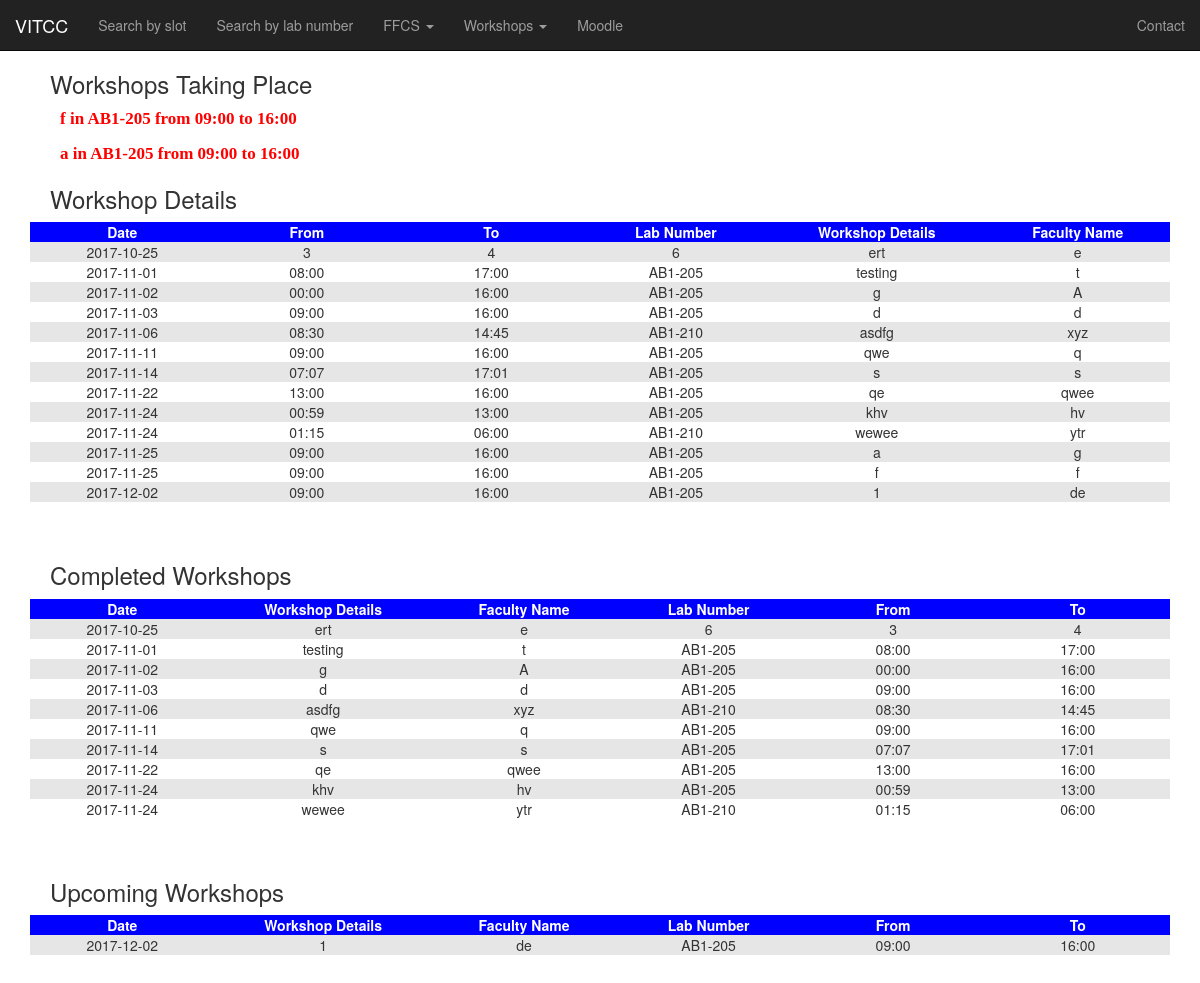
The page /stwk.php on the database as committed earlier.
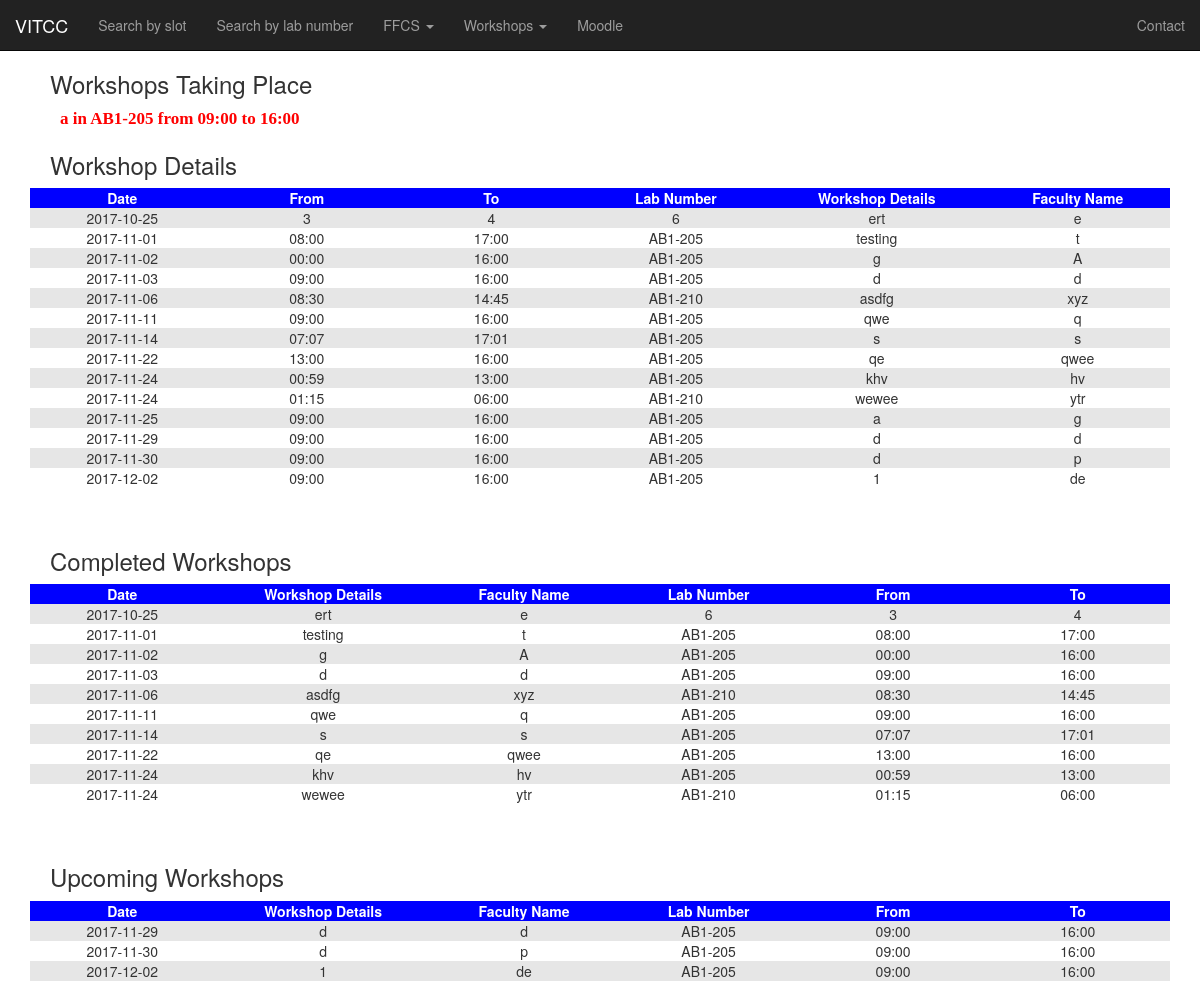
The same page on the database as committed later.
### tables this page shows
CREATE TABLE `workshop` (
  `name` varchar(25) NOT NULL,
  `no` varchar(10) NOT NULL,
  `dat` varchar(10) NOT NULL,
  `tfr` varchar(5) NOT NULL,
  `tto` varchar(5) NOT NULL,
  `det` varchar(100) NOT NULL,
  `sno` int(11) NOT NULL
);

### stwk.php (the view, shortened to what this page needs)
<?php
include "navbar.php";
?>
<!DOCTYPE html>
<html>
<head>
</head>
<body>
<nav class="navbar navbar-inverse navbar-static-top">
        <div class="container-fluid">
            <div class="navbar-header">
            <a href="http://chennai.vit.ac.in/" class="navbar-brand">VITCC</a>
        </div>
            <div class="collapse navbar-collapse" id="mainNavBar">
                <ul class="nav navbar-nav">
                    <li><a href="index.php">Search by slot</a></li>
                    <li><a href="dropdown.php">Search by lab number</a></li>
                    <li class="drdn">
                        <a href="#" class="dropdown-toggle" data-toggle="dropdown">FFCS <span class="caret"></span></a>
                    </li>
                    <li class="drdn">
                        <a href="#" class="dropdown-toggle" data-toggle="dropdown">Workshops <span class="caret"></span></a>
                    </li>
                    <li><a href="http://moodlecc.vit.ac.in">Moodle</a></li>
                </ul>
                <ul class="nav navbar-nav navbar-right">
                    <li><a href="contact.php">Contact</a></li>
                </ul>
            </div>
        </div>
</nav>
</body>
</html>
<?php
$conn=openCon();
$sd=(string)date('Y-m-d');
$a = "SELECT COUNT(*) FROM workshop WHERE dat='$sd'";
$result=mysqli_query($conn,$a);
$m=mysqli_fetch_array($result);
if($m[0]>0)
    include 'cur.php';
$a = "SELECT * FROM workshop ORDER BY dat,tfr,no";
$result=mysqli_query($conn,$a);
echo "<h3>Workshop Details</h3>";
echo "<div class='container'>
		<div class='table-responsive'>
		<table>
		<tr><th>Date</th><th>From</th><th>To</th><th>Lab Number</th><th>Workshop Details</th><th>Faculty Name</th>";
while($m=mysqli_fetch_array($result))
{
	echo "<tr><td>".$m['dat']."</td><td>".$m['tfr']."</td><td>".$m['tto']."</td><td>".$m['no']."</td><td>".$m['det']."</td><td>".$m['name']."</td></tr>";
}
echo "</table></div></div><br><br>";
$sd=(string)date('Y-m-d');
$a = "SELECT * FROM workshop WHERE dat<'$sd' ORDER BY dat,tfr,no";
$result=mysqli_query($conn,$a);
echo "<h3>Completed Workshops</h3>";
echo "<div class='container'>
		<div class='table-responsive'>
		<table>
		<tr><th>Date</th><th>Workshop Details</th><th>Faculty Name</th><th>Lab Number</th><th>From</th><th>To</th></tr>";
while($m=mysqli_fetch_array($result))
{
	echo "<tr><td>".$m['dat']."</td><td>".$m['det']."</td><td>".$m['name']."</td><td>".$m['no']."</td><td>".$m['tfr']."</td><td>".$m['tto']."</td></tr>";
}
echo "</table></div></div><br><br>";
$a = "SELECT * FROM workshop WHERE dat>'$sd' ORDER BY dat,tfr,no";
$result=mysqli_query($conn,$a);
echo "<h3>Upcoming Workshops</h3>";
echo "<div class='container'>
		<div class='table-responsive'>
		<table>
		<tr><th>Date</th><th>Workshop Details</th><th>Faculty Name</th><th>Lab Number</th><th>From</th><th>To</th></tr>";
while($m=mysqli_fetch_array($result))
{
	echo "<tr><td>".$m['dat']."</td><td>".$m['det']."</td><td>".$m['name']."</td><td>".$m['no']."</td><td>".$m['tfr']."</td><td>".$m['tto']."</td></tr>";
}
echo "</table></div></div><br><br>";
?>

### navbar.php (shortened to what this page needs)
<!DOCTYPE html>
<html>
	<head>
    <link rel="stylesheet" href="http://maxcdn.bootstrapcdn.com/bootstrap/3.3.4/css/bootstrap.min.css">
	</head>
</html>

### cur.php (shortened to what this page needs)
<?php
$sd=(string)date('Y-m-d');
$a = "SELECT * FROM workshop WHERE dat='$sd' ORDER BY tfr,no";
$result=mysqli_query($conn,$a);
echo "<h3>Workshops Taking Place</h3>";
while($m=mysqli_fetch_array($result))
{
	echo "<p class='curdisp'>".$m['det']." in ".$m['no']." from ".$m['tfr']." to ".$m['tto']."</p>";
}
?>

### stwk.php (style rules this page uses)
td { text-align: center; }
th { background-color: blue; color: white; text-align: center; min-width: 100px; }
tr:nth-child(even) { background-color: #e6e6e6; }
table { cursor: default; white-space: nowrap; width: 100%; }
h3 { margin-left: 50px; }

### cur.php (style rules this page uses)
.curdisp { color: red; font-size: 17px; font-weight: bold; font-family: "Times New Roman", Times, serif; margin-left: 5%; }

Rows that differ between the two databases and show on the page:
removed workshop: det "f", no "AB1-205", tfr "09:00", tto "16:00", dat "2017-11-25", name "f"
added workshop: dat "2017-11-29", tfr "09:00", tto "16:00", no "AB1-205", det "d", name "d"
added workshop: dat "2017-11-30", tfr "09:00", tto "16:00", no "AB1-205", det "d", name "p"
